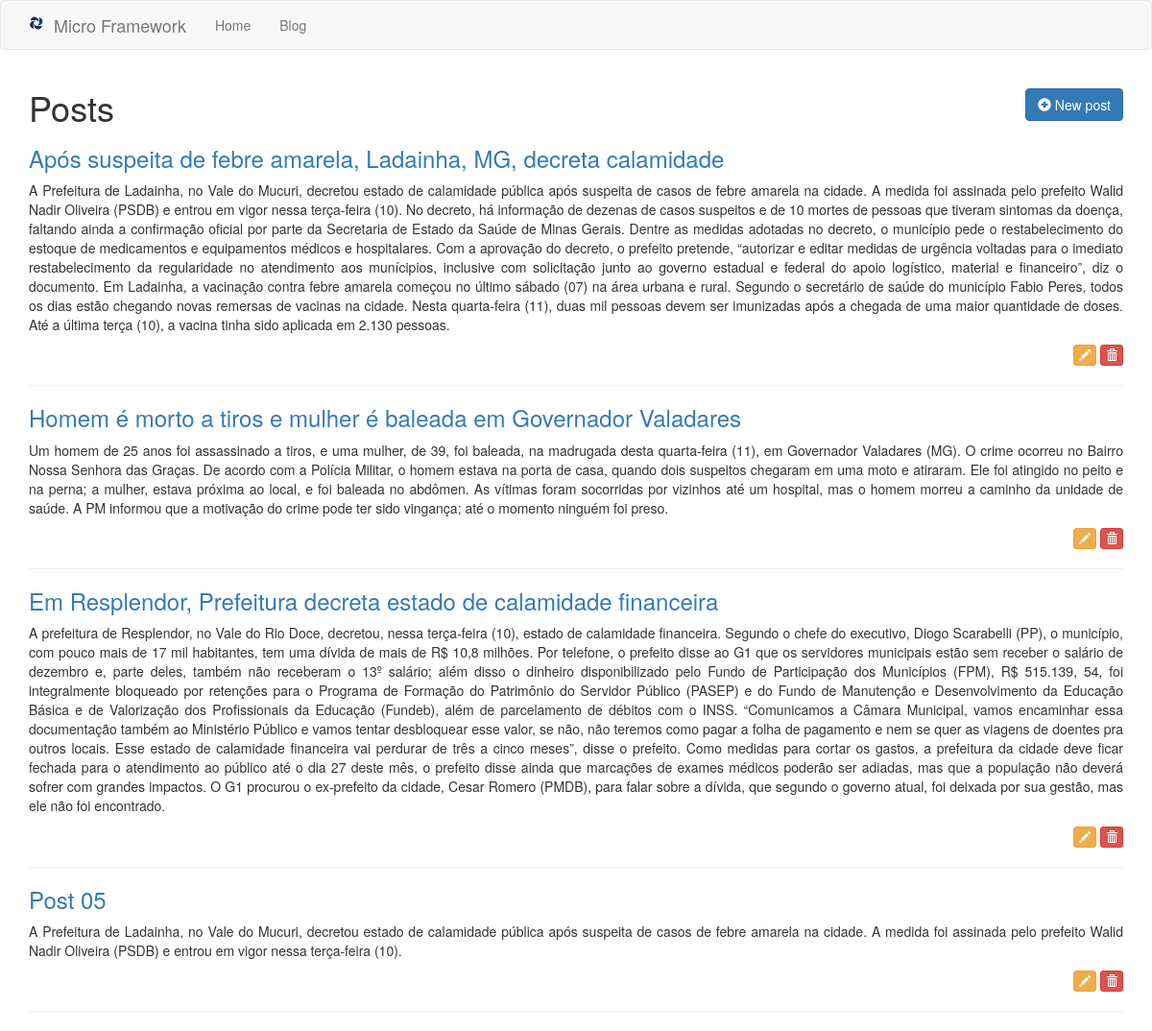
The page /posts on the database its author committed.
### tables this page shows
CREATE TABLE posts (id INTEGER CONSTRAINT posts_index PRIMARY KEY ASC AUTOINCREMENT, title VARCHAR (255) NOT NULL, content TEXT NOT NULL);

### app/Controllers/PostsController.php (called while the page is built, shortened)
<?php
class PostsController extends BaseController
{
    private $post;
    public function __construct()
    {
        $this->post = Container::getModel("Post");
    }
    public function index()
    {
        $this->view->posts = $this->post->All();
        $this->renderView('posts/index', 'layout');
    }
}

### core/bootstrap.php (called while the page is built)
<?php
$routes = require_once __DIR__ . "/../app/routes.php";
$route = new \Core\Route($routes);

### public/index.php (called while the page is built, shortened)
<?php
require_once __DIR__ . "/../core/bootstrap.php";

### core/BaseModel.php (called while the page is built, shortened)
<?php
abstract class BaseModel
{
    private $pdo;
    protected $table;
    public function __construct(PDO $pdo)
    {
        $this->pdo = $pdo;
    }
    public function All()
    {
        $query = "SELECT * FROM {$this->table}";
        $stmt = $this->pdo->prepare($query);
        $stmt->execute();
        $result = $stmt->fetchAll();
        return $result;
    }
}

### core/DataBase.php (called while the page is built, shortened)
<?php
class DataBase
{
    public static function getDataBase()
    {
        $conf = include_once __DIR__ . "/../app/database.php";
        if($conf['driver'] == 'sqlite'){
            $sqlite = __DIR__ . "/../storage/database/" . $conf['sqlite']['host'];
            $sqlite = "sqlite:" . $sqlite;
            try{
                $pdo = new PDO($sqlite);
                $pdo->setAttribute(PDO::ATTR_ERRMODE, PDO::ERRMODE_EXCEPTION);
                $pdo->setAttribute(PDO::ATTR_DEFAULT_FETCH_MODE, PDO::FETCH_OBJ);
                return $pdo;
            }catch (PDOException $e){
                echo $e->getMessage();
            }
        }
    }
}

### core/Container.php (called while the page is built, shortened)
<?php
class Container
{
    public static function getModel($model)
    {
        return new $objModel(DataBase::getDatabase());
    }
}

### app/Views/posts/index.phtml (the view, shortened to what this page needs)
<div class="container">
    <h1 class="h1">
        <a href="/post/create" class="btn btn-primary pull-right">
            <i class="glyphicon glyphicon-plus-sign"></i> New post
        </a>
    </h1>
    <?php foreach ($this->view->posts as $post): ?>
        <h3 class="h3">
            <a href="/post/<?php echo $post->id; ?>/show"><?php echo $post->title; ?></a>
        </h3>
        <p class="text-justify"><?php echo $post->content; ?></p>
        <p class="text-right">
            <a href="/post/<?php echo $post->id ?>/edit" class="btn btn-warning btn-xs">
                <i class="glyphicon glyphicon-pencil"></i>
            </a>
            <a href="/post/<?php echo $post->id ?>/delete" class="btn btn-danger btn-xs" onclick="return confirm('Deletar este post?')">
                <i class="glyphicon glyphicon-trash"></i>
            </a>
        </p>
        <hr/>
    <?php endforeach; ?>
</div>

### core/Route.php (shortened to what this page needs)
<?php
class Route
{
    private $routes;
    public function __construct(array $routes)
    {
        $this->run();
    }
    private function setRoutes($routes)
    {
        foreach ($routes as $route){
            $explode = explode('@', $route[1]);
            $r = [$route[0], $explode[0], $explode[1]];
            $newRoutes[] = $r;
        }
        $this->routes = $newRoutes;
    }
    private function getRequest()
    {
        $obj = new \stdClass;
        return $obj;
    }
    private function getUrl()
    {
        return parse_url($_SERVER['REQUEST_URI'], PHP_URL_PATH);
    }
    private function run()
    {
        $url = $this->getUrl();
        foreach ($this->routes as $route) {
            $routeArray = explode('/', $route[0]);
            $param = [];
            for($i = 0; $i < count($routeArray); $i++){
                $route[0] = implode($routeArray, '/');
            }
            if($url == $route[0]){
                $found = true;
                $controller = $route[1];
                $action = $route[2];
                break;
            }
        }
        if($found){
            $controller = Container::newController($controller);
            switch (count($param)){
                default:
                    $controller->$action($this->getRequest());
                    break;
            }
        }else{
            Container::pageNotFound();
        }
    }
}

### core/BaseController.php (shortened to what this page needs)
<?php
abstract class BaseController
{
    private $viewPath;
    private $layoutPath;
    private $pageTitle = null;
    public function __construct()
    {
        $this->view = new \stdClass;
    }
    protected function renderView($viewPath, $layoutPath = null)
    {
        $this->viewPath = $viewPath;
        $this->layoutPath = $layoutPath;
        if ($layoutPath) {
            $this->layout();
        } else {
            $this->content();
        }
    }
    protected function content()
    {
        if (file_exists(__DIR__ . "/../app/Views/{$this->viewPath}.phtml")) {
            require_once __DIR__ . "/../app/Views/{$this->viewPath}.phtml";
        } else {
            echo "Error: View path not found!";
        }
    }
    protected function layout()
    {
        if (file_exists(__DIR__ . "/../app/Views/{$this->layoutPath}.phtml")) {
            require_once __DIR__ . "/../app/Views/{$this->layoutPath}.phtml";
        } else {
            echo "Error: Layout path not found!";
        }
    }
    protected function setPageTitle($pageTitle)
    {
        $this->pageTitle = $pageTitle;
    }
    protected function getPageTitle($separator = null)
    {
        if ($separator) {
            echo $this->pageTitle . " " . $separator . " ";
        } else {
            echo $this->pageTitle;
        }
    }
}

### app/Views/layout.phtml (shortened to what this page needs)
<!DOCTYPE html>
<html lang="pt-br">
<head>
    <link href="/assets/css/style.css" rel="stylesheet">
</head>
<body>
<?php require_once __DIR__ . "/menu.phtml" ?>
<?php $this->content() ?>
</body>
</html>

### app/Views/menu.phtml (shortened to what this page needs)
<nav class="navbar navbar-default">
    <div class="container">
        <div class="navbar-header">
            <a class="navbar-brand" href="/">
                <img src="/favicon.ico" class="pull-left" />&nbsp;&nbsp;Micro Framework
            </a>
        </div>
        <div class="collapse navbar-collapse" id="bs-example-navbar-collapse-1">
            <ul class="nav navbar-nav">
                <li><a href="/">Home</a></li>
                <li><a href="/posts">Blog</a></li>
            </ul>
        </div>
    </div>
</nav>

### rows shown on the page
posts: title "Após suspeita de febre amarela, Ladainha, MG, decreta calamidade", content "A Prefeitura de Ladainha, no Vale do Mucuri, decretou estado de calamidade pública após suspeita de casos de febre amarela na cidade. A medida foi assinada pelo prefeito Walid Nadir Oliveira (PSDB) e entrou em vigor nessa terça-feira (10). No decreto, há informação de dezenas de casos suspeitos e de 10 mortes de pessoas que tiveram sintomas da doença, faltando ainda a confirmação oficial por parte da Secretaria de Estado da Saúde de Minas Gerais. Dentre as medidas adotadas no decreto, o município pede o restabelecimento do estoque de medicamentos e equipamentos médicos e hospitalares. Com a aprovação do decreto, o prefeito pretende, “autorizar e editar medidas de urgência voltadas para o…"
posts: title "Homem é morto a tiros e mulher é baleada em Governador Valadares", content "Um homem de 25 anos foi assassinado a tiros, e uma mulher, de 39, foi baleada, na madrugada desta quarta-feira (11), em Governador Valadares (MG). O crime ocorreu no Bairro Nossa Senhora das Graças. De acordo com a Polícia Militar, o homem estava na porta de casa, quando dois suspeitos chegaram em uma moto e atiraram. Ele foi atingido no peito e na perna; a mulher, estava próxima ao local, e foi baleada no abdômen. As vítimas foram socorridas por vizinhos até um hospital, mas o homem morreu a caminho da unidade de saúde. A PM informou que a motivação do crime pode ter sido vingança; até o momento ninguém foi preso."
posts: title "Em Resplendor, Prefeitura decreta estado de calamidade financeira", content "A prefeitura de Resplendor, no Vale do Rio Doce, decretou, nessa terça-feira (10), estado de calamidade financeira. Segundo o chefe do executivo, Diogo Scarabelli (PP), o município, com pouco mais de 17 mil habitantes, tem uma dívida de mais de R$ 10,8 milhões. Por telefone, o prefeito disse ao G1 que os servidores municipais estão sem receber o salário de dezembro e, parte deles, também não receberam o 13º salário; além disso o dinheiro disponibilizado pelo Fundo de Participação dos Municípios (FPM), R$ 515.139, 54, foi integralmente bloqueado por retenções para o Programa de Formação do Patrimônio do Servidor Público (PASEP) e do Fundo de Manutenção e Desenvolvimento da Educação Básica e…"
posts: title "Post 05", content "A Prefeitura de Ladainha, no Vale do Mucuri, decretou estado de calamidade pública após suspeita de casos de febre amarela na cidade. A medida foi assinada pelo prefeito Walid Nadir Oliveira (PSDB) e entrou em vigor nessa terça-feira (10)."

### other values the page prints
$this->pageTitle "Posts"
